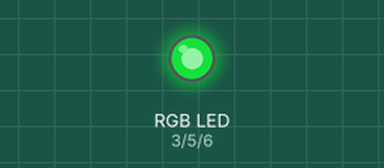
Bench run of a sketch on a simulated Arduino Uno, built with avr-gcc and run on an emulated ATmega328P. On the bench: an RGB LED mixed from three pins (HIGH = lit). Dim RGB values are drawn brighter than linear.

Above: at 0.1 s.
Timing chart, 0 to 1.6 s (numbered marks = the images above):
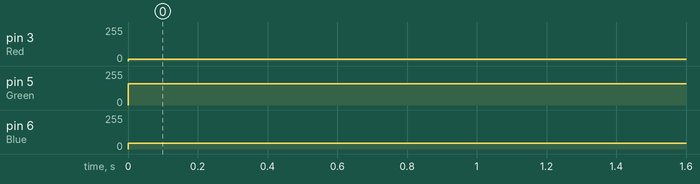

The sketch:

RGBColorSelect.ino
```cpp
/*
Manually select the color for the RGB LED.
A value between 0 and 255 must be selected with 255 being the brightest and 0 being the dimest.
*/
int Red = 3;                       // pin 3 is labeled Red
int Green = 5;                     // pin 5 is labeled Green
int Blue = 6;                      // pin 6 is labeled Blue
void setup() {
  // put your setup code here, to run once:

pinMode(3, OUTPUT);                // set pin 3 as OUTPUT
pinMode(5, OUTPUT);                // set pin 5 as OUTPUT
pinMode(6, OUTPUT);                // set pin 6 as OUTPUT
}

void loop() {
  // put your main code here, to run repeatedly:

  analogWrite(Red, 15);            // set the value of the Red color here
  analogWrite(Green, 161);         // set the value of the Green color here
  analogWrite(Blue, 43);           // set the color of the Blue color here

}
```

Measured:
- by itself, pin 3 (Red): 0/255 → 15/255 at 0.00 s
- by itself, pin 5 (Green): 0/255 → 161/255 at 0.00 s
- by itself, pin 6 (Blue): 0/255 → 43/255 at 0.00 s
